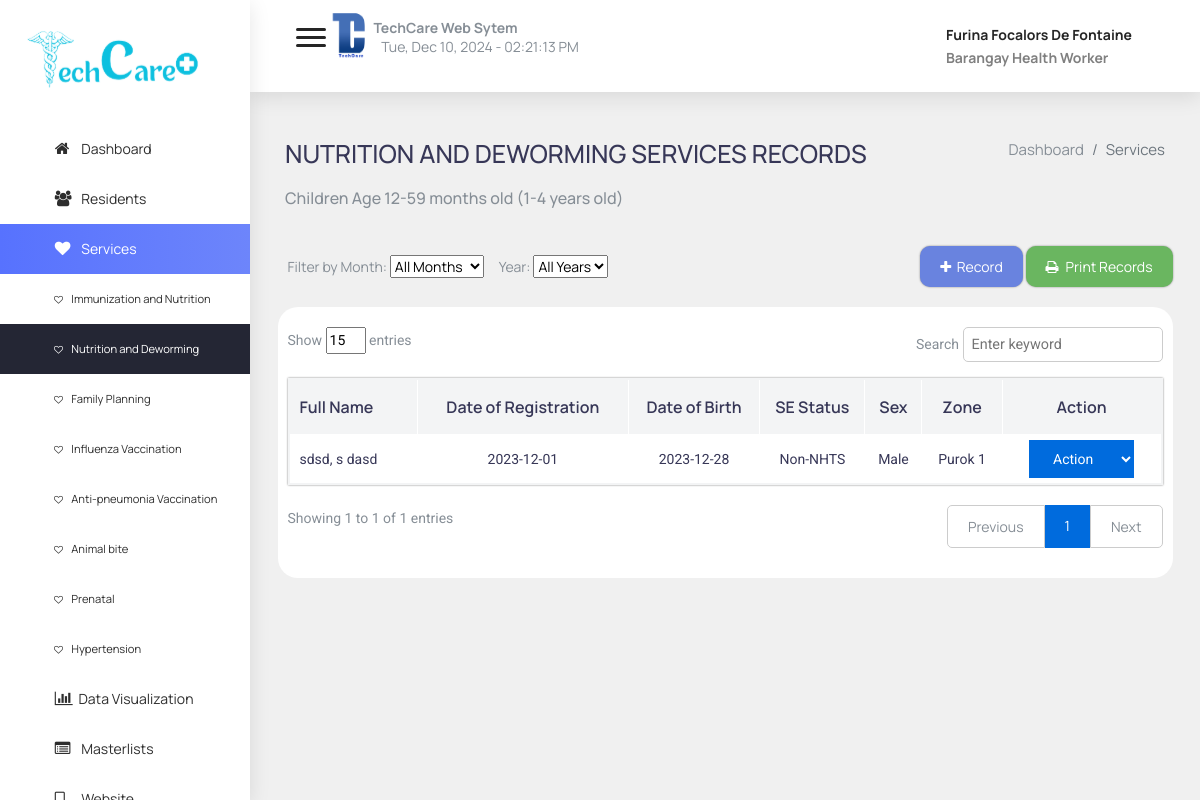
Screenshot of /admin/services2.php (signed in) with the database file from the repository.
### tables this page shows
CREATE TABLE `nutrition` (
  `id` int(11) NOT NULL,
  `reg` varchar(255) NOT NULL,
  `bday` varchar(255) NOT NULL,
  `serial` varchar(255) NOT NULL,
  `se_status` varchar(255) NOT NULL,
  `sex` varchar(255) NOT NULL,
  `length` varchar(255) NOT NULL,
  `weight` varchar(255) NOT NULL,
  `fname` varchar(255) NOT NULL,
  `mname` varchar(255) NOT NULL,
  `lname` varchar(255) NOT NULL,
  `suffix` varchar(255) NOT NULL,
  `zone` varchar(255) NOT NULL,
  `brgy` varchar(255) NOT NULL,
  `city` varchar(255) NOT NULL,
  `province` varchar(255) NOT NULL,
  `mother_fname` varchar(255) NOT NULL,
  `mother_mname` varchar(255) NOT NULL,
  `mother_lname` varchar(255) NOT NULL
);

### admin/data/showNutrition.php (the view, shortened to what this page needs)
<?php
include "dbcon.php";
$sql = "SELECT * FROM nutrition WHERE 1";
$sql .= " ORDER BY reg DESC";
$result = mysqli_query($conn, $sql);
$even = 0;
if (mysqli_num_rows($result) > 0) {
    $rows = array();
    while ($row = mysqli_fetch_assoc($result)) {
        $rows[] = $row;
    }
    $startIndex = 0;
    $endIndex = min(15, count($rows));
    for ($i = $startIndex; $i < $endIndex; $i++) {
        echo "<tr ";
        if ($even % 2 == 1) {
            echo "style='background-color:rgb(243,244,245);'";
        }
        echo "><th class='names'> " . $rows[$i]['lname'] . ", " . $rows[$i]['fname'] . " " . $rows[$i]['mname'] . "</th>";
        echo "<th> " . $rows[$i]['reg'] . "</th>";
        echo "<th> " . $rows[$i]['bday'] . "</th>";
        echo "<th> " . $rows[$i]['se_status'] . "</th>";
        echo "<th> " . $rows[$i]['sex'] . "</th>";
        echo "<th> " . $rows[$i]['zone'] . "</th>";
        echo "<th class='lastCol'> <select style='background-color:#006BDD;color:white;border:none;padding:10px 20px;'  onchange='location = this.value;' >";
        echo "<option value='' selected hidden>Action</option>";
        echo "</select> </th></tr>";
        $even++;
    }
} else {
    echo "No data found.";
}
?>

### admin/css/navigation.css (style rules this page uses)
body { position: relative; }

### admin/css/global.css (style rules this page uses)
:root { --black:#000000; --white: #ffffff; --gradient: linear-gradient(to right,rgb(93,86,244),rgb(106,170,243)); --main-color: rgb(93, 86, 244); --sky-blue: rgb(106,170,243); }
* { box-sizing: border-box; font-family: 'Manrope', sans-serif; }
body { margin: 0px; background-color: #f0f0f0; background-size: cover; background-repeat: no-repeat; }

### admin/css/tables.css (style rules this page uses)
.tableResidents .names { text-align: left; padding-left: 10px; }
th, tr { border: 1px solid white; }
.tableResidents, th, tr { padding: 5px; }
body { overflow-x: hidden; }

### rows the page displays
nutrition: lname "sdsd", fname "s", mname "dasd", reg "2023-12-01", bday "2023-12-28", se_status "Non-NHTS", sex "Male", zone "Purok 1"

### other values shown
$_SESSION["firstname"] "Furina"
$_SESSION["midname"] "Focalors"
$_SESSION["lastname"] "De Fontaine"
$_SESSION["user_type"] "Barangay Health Worker"
